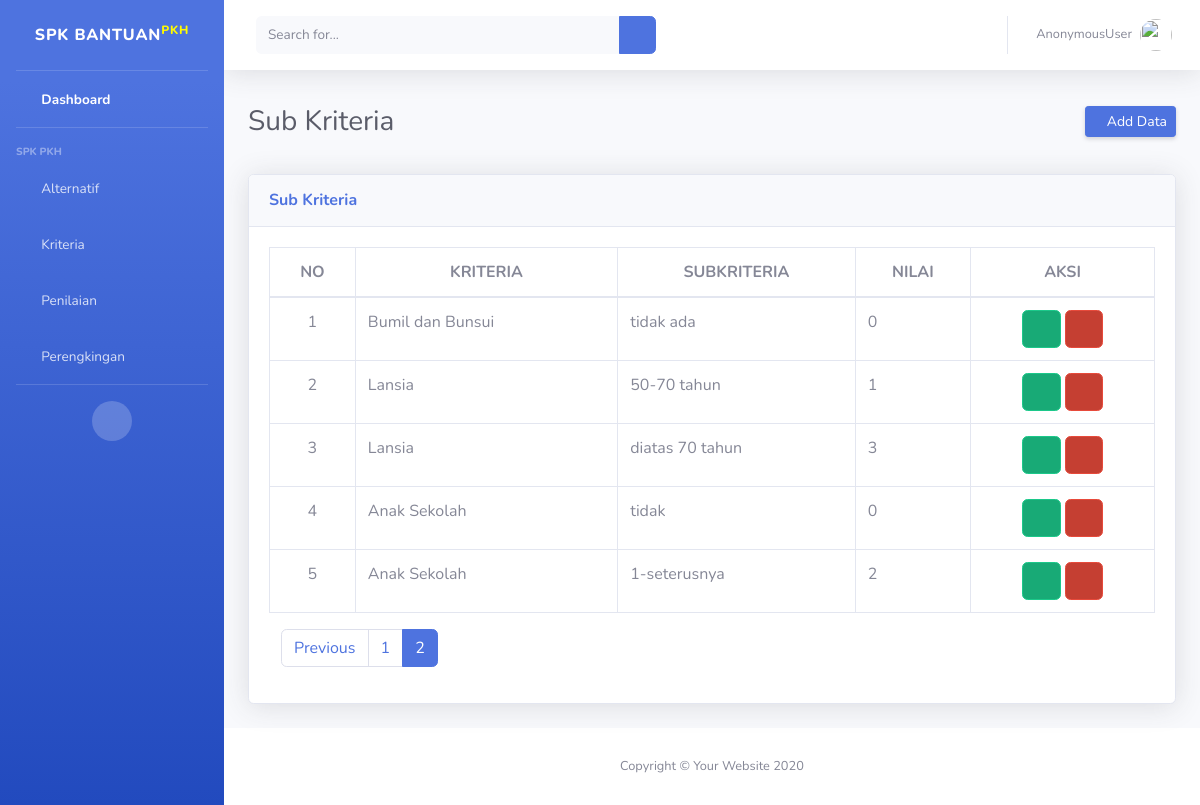
The page /dashboard/sub_kriteria/?page=2 on the database its author committed.
### SPK/models.py (models this page shows, shortened)
class SubKriteria(models.Model):
    kriteria = models.ForeignKey(Kriteria, on_delete=models.CASCADE)
    nama_sub_kriteria = models.CharField(max_length=50)
    nilai_sub_kriteria = models.IntegerField()

class Kriteria(models.Model):
    simbol          = models.CharField(max_length=50)
    nama_kriteria   = models.CharField(max_length=50)
    bobot           = models.FloatField()
    def __str__(self):
        return self.nama_kriteria

### SPK/views.py (the view)
# urls.py: path('sub_kriteria/', views.subkriteria_list, name='sub_kriteria'),
def subkriteria_list(request):
    subkriteria = SubKriteria.objects.all()
    cari = request.GET.get('cari')
    if cari:
        page=SubKriteria.objects.filter(Q(kriteria__nama_kriteria__icontains=cari) | Q(nama_sub_kriteria__icontains=cari))
    else:
        page = SubKriteria.objects.all()
    halaman = Paginator(page,5)
    page_list = request.GET.get('page')
    page = halaman.get_page(page_list)
    context ={
        'datas': subkriteria,
        'page_obj':page,
    }
    return render(request, 'subkriteria.html', context)

### templates/subkriteria.html (shortened to what this page needs)
{%load static%}
<!DOCTYPE html>
<html lang="en">
<head>
        <link href="{%static 'vendor/fontawesome-free/css/all.min.css'%}" rel="stylesheet" type="text/css">
        <link href="{%static 'css/sb-admin-2.min.css'%}" rel="stylesheet">
</head>
<body id="page-top">
    <div id="wrapper">
        <ul class="navbar-nav bg-gradient-primary sidebar sidebar-dark accordion" id="accordionSidebar">
            <a class="sidebar-brand d-flex align-items-center justify-content-center" href="{%url 'index'%}">
                <div class="sidebar-brand-text mx-3">SPK Bantuan<sup style="color: rgb(255, 251, 0);">PKH</sup></div>
            </a>
            <hr class="sidebar-divider my-0">
            <li class="nav-item active">
                <a class="nav-link" href="{%url 'index'%}">
                    <i class="fas fa-fw fa-tachometer-alt"></i>
                    <span>Dashboard</span></a>
            </li>
            <hr class="sidebar-divider">
            <div class="sidebar-heading">
                SPK PKH
            </div>
            <li class="nav-item">
                <a class="nav-link" href="{%url 'data:alternatif'%}">
                    <i class="fas fa-fw fa-chart-area"></i>
                    <span>Alternatif</span></a>
            </li>
            <li class="nav-item">
                <a class="nav-link collapsed" href="#" data-toggle="collapse" data-target="#collapseTwo"
                    aria-expanded="true" aria-controls="collapseTwo">
                    <i class="fas fa-fw fa-cog"></i>
                    <span>Kriteria</span>
                </a>
            </li>
            <li class="nav-item">
                <a class="nav-link" href="{%url 'data:penilaian'%}">
                    <i class="fas fa-fw fa-table"></i>
                    <span>Penilaian</span></a>
            </li>
            <li class="nav-item">
                <a class="nav-link" href="{%url 'data:perengkingan'%}">
                    <i class="fas fa-fw fa-folder"></i>
                    <span>Perengkingan</span></a>
            </li>
            <hr class="sidebar-divider d-none d-md-block">
            <div class="text-center d-none d-md-inline">
                <button class="rounded-circle border-0" id="sidebarToggle"></button>
            </div>
        </ul>
        <div id="content-wrapper" class="d-flex flex-column">
            <div id="content">
                <nav class="navbar navbar-expand navbar-light bg-white topbar mb-4 static-top shadow">
                    <form
                        class="d-none d-sm-inline-block form-inline mr-auto ml-md-3 my-2 my-md-0 mw-100 navbar-search">
                        <div class="input-group">
                            <input type="text" name="cari" class="form-control bg-light border-0 small" placeholder="Search for..."
                                aria-label="Search" aria-describedby="basic-addon2">
                            <div class="input-group-append">
                                <button class="btn btn-primary" type="submit">
                                    <i class="fas fa-search fa-sm"></i>
                                </button>
                            </div>
                        </div>
                    </form>
                    <ul class="navbar-nav ml-auto">
                        <li class="nav-item dropdown no-arrow">
                            <a class="nav-link dropdown-toggle" href="#" id="userDropdown" role="button"
                                data-toggle="dropdown" aria-haspopup="true" aria-expanded="false">
                                <span class="mr-2 d-none d-lg-inline text-gray-600 small">{{user}}</span>
                                <img class="img-profile rounded-circle"
                                    src="{%static 'img/undraw_profile.svg'%}">
                            </a>
                        </li>
                    </ul>
                </nav>
                <div class="container-fluid">
                    <div class="d-sm-flex align-items-center justify-content-between mb-4">
                        <h1 class="h3 mb-0 text-gray-800">Sub Kriteria<h1>
                            <a href="{%url 'data:insubkriteria'%}" class="d-none d-sm-inline-block btn btn-sm btn-primary shadow-sm"><i
                                class="fas fa-plus fa-sm text-white-50"></i>  Add Data</a>
                    </div>
                    <div class="row">
                        <div class="col-xl-12 col-lg-8">
                            <div class="card shadow mb-4">
                                <div class="card-header py-3">
                                    <h6 class="m-0 font-weight-bold text-primary">Sub Kriteria</h6>
                                </div>
                                 <div class="card-body table-responsive">
                                            <table class="table table-bordered" id="dataTable" width="100%" cellspacing="0">
                                                <thead class="text-center justify-content-center">
                                                    <tr class="text-center">
                                                        <th>NO</th>
                                                        <th>KRITERIA</th>
                                                        <th>SUBKRITERIA</th>
                                                        <th>NILAI</th>
                                                        <th>AKSI</th>
                                                    </tr>
                                                </thead>
                                                <tbody>
                                                    {%for data in page_obj.object_list%}
                                                    <tr>
                                                        <td class="text-center">{{forloop.counter}}</td>
                                                        <td>{{data.kriteria}}</td>
                                                        <td>{{data.nama_sub_kriteria}}</td>
                                                        <td>{{data.nilai_sub_kriteria}}</td>
                                                        <td class="text-center">
                                                            <a href="{%url 'data:upsubkriteria' id=data.id%}" class="btn btn-success btn-icon-split">
                                                                <span class="icon text-white-25">
                                                                    <i class="fas fa-edit"></i>
                                                                </span>
                                                            </a>
                                                            <a href="{%url 'data:delsubkriteria' id=data.id%}" class="btn btn-danger btn-icon-split" type="button" onclick="return confirm('yakin ingin menghapus data?')">
                                                                <span class="icon text-white-25">
                                                                    <i class="fas fa-trash"></i>
                                                                </span>
                                                            </a>
                                                        </td>
                                                    </tr>
                                                    {%endfor%}
                                                </tbody>
                                            </table>
                                            <div class="col-sm-12 col-md-7">
                                                <div class="dataTables_paginate paging_simple_numbers" id="dataTable_paginate">
                                                    <ul class="pagination">
                                                    {% if page_obj.has_previous %}
                                                    <li class="paginate_button page-item previous" id="dataTable_previous">
                                                        <a href="?page={{page_obj.previous_page_number}}" aria-controls="dataTable" data-dt-idx="0" tabindex="0" class="page-link">Previous</a>
                                                    </li>
                                                    {% endif %}
                                                    {%for num_pages in page_obj.paginator.page_range%}
                                                    {%if page_obj.number == num_pages %}
                                                    <li class="paginate_button page-item active"><a href="{%url 'data:sub_kriteria'%}?page={{num_pages}}" aria-controls="dataTable" data-dt-idx="1" tabindex="0" class="page-link">{{num_pages}}</a></li>
                                                    {%else%}
                                                    <li class="paginate_button page-item "><a href="{%url 'data:sub_kriteria'%}?page={{num_pages}}" aria-controls="dataTable" data-dt-idx="2" tabindex="0" class="page-link">{{num_pages}}</a></li>
                                                    {%endif%}
                                                    {%endfor%}
                                                </ul>
                                                </div>
                                            </div>
                                    </div>
                            </div>
                        </div>
                    </div>
                </div>
            </div>
            <footer class="sticky-footer bg-white">
                <div class="container my-auto">
                    <div class="copyright text-center my-auto">
                        <span>Copyright &copy; Your Website 2020</span>
                    </div>
                </div>
            </footer>
        </div>
    </div>
</body>
</html>

### rows shown on the page
SubKriteria: kriteria "Bumil dan Bunsui", nama_sub_kriteria "tidak ada", nilai_sub_kriteria "0"
SubKriteria: kriteria "Lansia", nama_sub_kriteria "50-70 tahun", nilai_sub_kriteria "1"
SubKriteria: kriteria "Lansia", nama_sub_kriteria "diatas 70 tahun", nilai_sub_kriteria "3"
SubKriteria: kriteria "Anak Sekolah", nama_sub_kriteria "tidak", nilai_sub_kriteria "0"
SubKriteria: kriteria "Anak Sekolah", nama_sub_kriteria "1-seterusnya", nilai_sub_kriteria "2"

### other values the page prints
{{ user }} "AnonymousUser"
{{ num_pages }} "1"
{{ num_pages }} "2"
